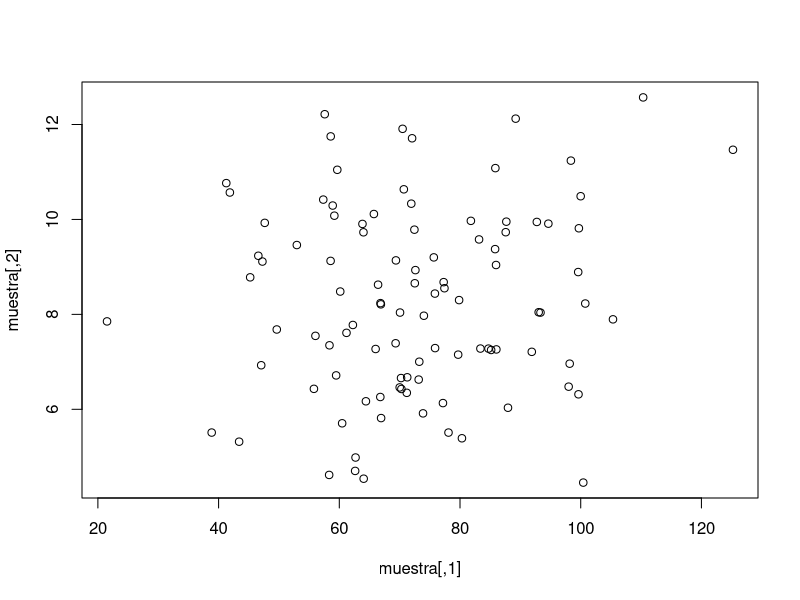

Write the R code that produced this figure.
## ---- chunk 1
knitr::opts_chunk$set(echo = TRUE, warning = FALSE, message = FALSE)
## ---- chunk 2
library(MASS)

set.seed(4627)

# tamañoo de la muestra
n <- 100

# tenemos dos variables
p<- 2 

# vector de dirección
mu <- c(72, 8)
sigma <- matrix(c(400, 9,
                  9,  4), nrow = 2, byrow = TRUE)
correlacion=9/(20*2)
correlacion

muestra <- mvrnorm(n,mu,sigma)
plot(muestra)
## ---- chunk 3
media_col <- colMeans(muestra)
media_col

## ---- chunk 4
covar <- cov(muestra)
covar
## ---- chunk 5
# diferencia de medias
delta <- media_col - mu
delta


T2 <- as.numeric(n * t(delta) %*% solve(covar) %*% delta)
T2
## ---- chunk 6
F_dist <- ((n - p) / (p * (n - 1)))*T2
F_dist
## ---- chunk 7
df1 <- p
df2 <- n - p
p_valor <- 1 - pf(F_dist, df1, df2)
p_valor
## ---- chunk 8
alpha <- 0.05
F_crit <- qf(1 - alpha, df1, df2)
F_crit
reject <- (p_valor < alpha)
reject
